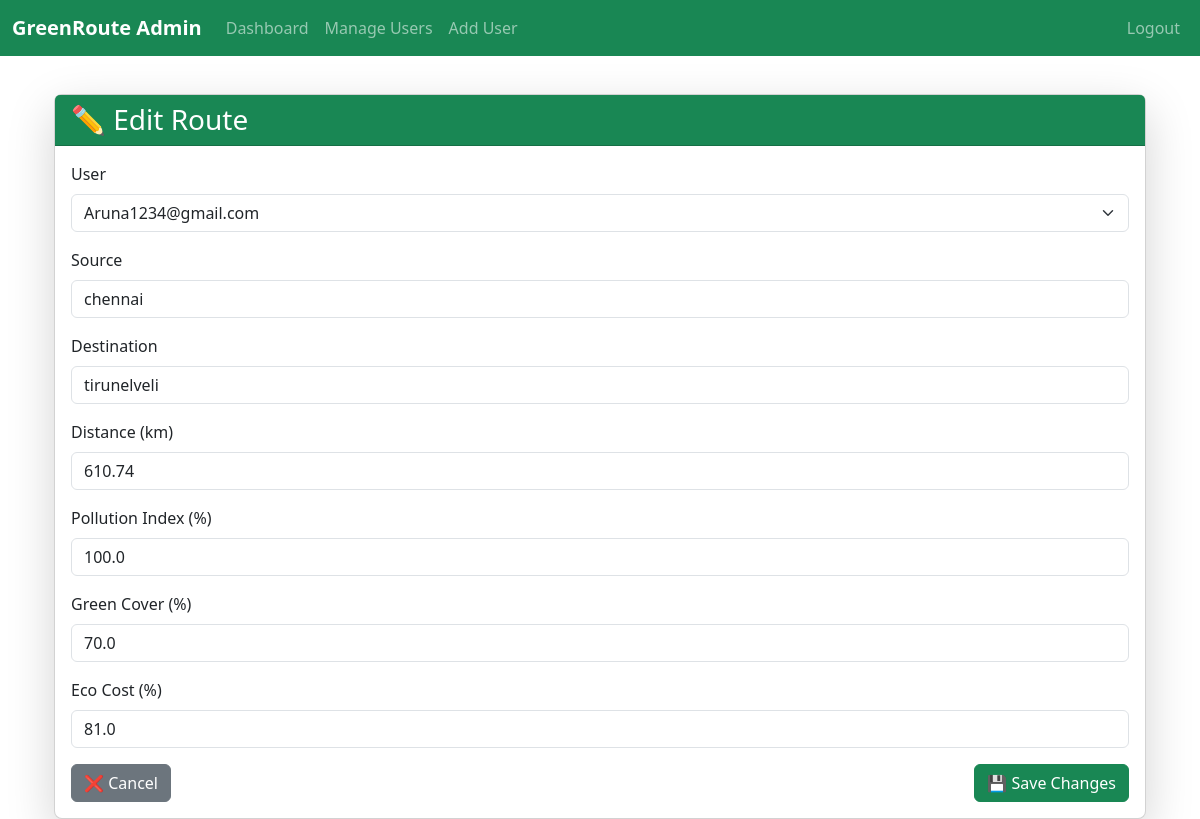
Screenshot of /adminpanel/routes/2/edit/ (signed in) with the database file from the repository.
### adminpanel/models.py (models this page shows, shortened)
class RouteHistory(models.Model):
    user = models.ForeignKey(User, on_delete=models.CASCADE)
    source = models.CharField(max_length=100)
    destination = models.CharField(max_length=100)
    distance_km = models.FloatField()
    pollution_index = models.FloatField()
    green_cover = models.FloatField()   # store numeric value (e.g., 37.5)
    eco_cost = models.FloatField()
    searched_at = models.DateTimeField(auto_now_add=True)

### adminpanel/views.py (the view, shortened to what this page needs)
# urls.py: path("routes/<int:route_id>/edit/", views.edit_route, name="edit_route"),
@login_required
@user_passes_test(is_admin)
def edit_route(request, route_id):
    route = get_object_or_404(RouteHistory, id=route_id)
    users = User.objects.all()
    return render(request, "adminpanel/edit_route.html", {"route": route, "users": users})

### adminpanel/views.py (called while the page is built)
def is_admin(user):
    return user.is_staff or user.is_superuser

### adminpanel/templates/adminpanel/edit_route.html (shortened to what this page needs)
{% extends "base.html" %}
{% block content %}
<div class="container mt-4">
    <div class="card shadow-lg rounded-3">
        <div class="card-header bg-success text-white">
            <h3 class="mb-0">✏️ Edit Route</h3>
        </div>
        <div class="card-body">
            <form method="post" class="needs-validation" novalidate>
                <div class="mb-3">
                    <label for="user" class="form-label">User</label>
                    <select class="form-select" name="user" id="user" required>
                        {% for u in users %}
                            <option value="{{ u.id }}" {% if route.user.id == u.id %}selected{% endif %}>
                                {{ u.username }}
                            </option>
                        {% endfor %}
                    </select>
                </div>
                <div class="mb-3">
                    <label for="source" class="form-label">Source</label>
                    <input type="text" class="form-control" name="source" id="source"
                           value="{{ route.source }}" required>
                </div>
                <div class="mb-3">
                    <label for="destination" class="form-label">Destination</label>
                    <input type="text" class="form-control" name="destination" id="destination"
                           value="{{ route.destination }}" required>
                </div>
                <div class="mb-3">
                    <label for="distance_km" class="form-label">Distance (km)</label>
                    <input type="number" class="form-control" step="0.01" name="distance_km" id="distance_km"
                           value="{{ route.distance_km }}" min="0" required>
                </div>
                <div class="mb-3">
                    <label for="pollution_index" class="form-label">Pollution Index (%)</label>
                    <input type="number" class="form-control" step="0.01" name="pollution_index" id="pollution_index"
                           value="{{ route.pollution_index }}" min="0" max="100" required>
                </div>
                <div class="mb-3">
                    <label for="green_cover" class="form-label">Green Cover (%)</label>
                    <input type="number" class="form-control" step="0.01" name="green_cover" id="green_cover"
                           value="{{ route.green_cover }}" min="0" max="100" required>
                </div>
                <div class="mb-3">
                    <label for="eco_cost" class="form-label">Eco Cost (%)</label>
                    <input type="number" class="form-control" step="0.01" name="eco_cost" id="eco_cost"
                           value="{{ route.eco_cost }}" min="0" max="100" required>
                </div>
                <div class="d-flex justify-content-between">
                    <a href="{% url 'adminpanel:view_routes' %}" class="btn btn-secondary">
                        ❌ Cancel
                    </a>
                    <button type="submit" class="btn btn-success">
                        💾 Save Changes
                    </button>
                </div>
            </form>
        </div>
    </div>
</div>
{% endblock %}

### adminpanel/templates/base.html (style rules this page uses)
body { padding-top: 70px; }

### rows the page displays
RouteHistory: user "Aruna1234@gmail.com", source "chennai", destination "tirunelveli", distance_km "610.74", pollution_index "100.0", green_cover "70.0", eco_cost "81.0"
